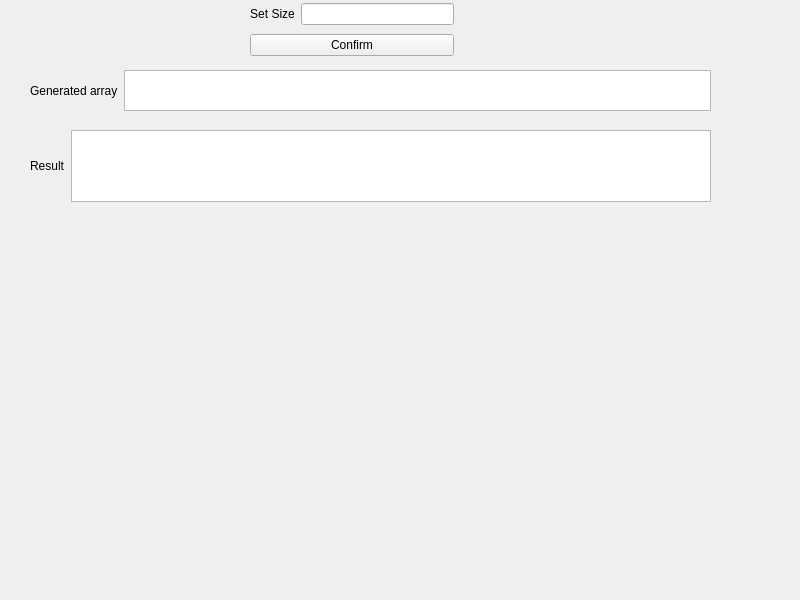
<?xml version="1.0" encoding="UTF-8"?>
<ui version="4.0">
 <class>MainWindow</class>
 <widget class="QMainWindow" name="MainWindow">
  <property name="geometry">
   <rect>
    <x>0</x>
    <y>0</y>
    <width>800</width>
    <height>600</height>
   </rect>
  </property>
  <property name="windowTitle">
   <string>MainWindow</string>
  </property>
  <widget class="QWidget" name="centralwidget">
   <widget class="QWidget" name="layoutWidget">
    <property name="geometry">
     <rect>
      <x>30</x>
      <y>130</y>
      <width>681</width>
      <height>72</height>
     </rect>
    </property>
    <layout class="QHBoxLayout" name="horizontalLayout_3">
     <item>
      <widget class="QLabel" name="label_3">
       <property name="text">
        <string>Result</string>
       </property>
      </widget>
     </item>
     <item>
      <widget class="QTextEdit" name="TE_Result"/>
     </item>
    </layout>
   </widget>
   <widget class="QWidget" name="">
    <property name="geometry">
     <rect>
      <x>250</x>
      <y>0</y>
      <width>204</width>
      <height>60</height>
     </rect>
    </property>
    <layout class="QVBoxLayout" name="verticalLayout">
     <item>
      <layout class="QHBoxLayout" name="horizontalLayout">
       <item>
        <widget class="QLabel" name="label">
         <property name="text">
          <string>Set Size</string>
         </property>
         <property name="textFormat">
          <enum>Qt::PlainText</enum>
         </property>
         <property name="alignment">
          <set>Qt::AlignCenter</set>
         </property>
        </widget>
       </item>
       <item>
        <widget class="QLineEdit" name="lineSize"/>
       </item>
      </layout>
     </item>
     <item>
      <widget class="QPushButton" name="SizeButton">
       <property name="text">
        <string>Confirm</string>
       </property>
      </widget>
     </item>
    </layout>
   </widget>
   <widget class="QWidget" name="">
    <property name="geometry">
     <rect>
      <x>30</x>
      <y>70</y>
      <width>681</width>
      <height>41</height>
     </rect>
    </property>
    <layout class="QHBoxLayout" name="horizontalLayout_2">
     <item>
      <widget class="QLabel" name="label_2">
       <property name="text">
        <string>Generated array</string>
       </property>
      </widget>
     </item>
     <item>
      <widget class="QTextEdit" name="TE_Generated"/>
     </item>
    </layout>
   </widget>
  </widget>
 </widget>
 <resources/>
 <connections/>
</ui>
